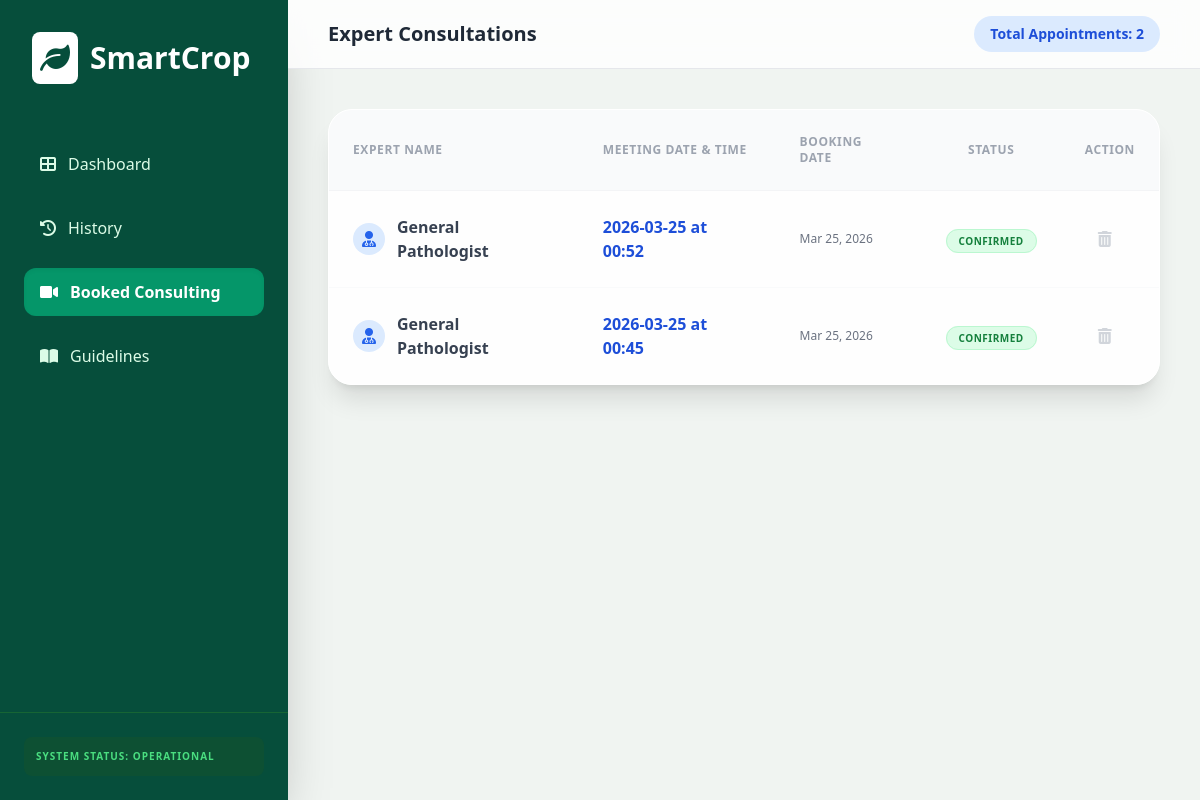
The page /consultations on the database its author committed.
### app.py (models this page shows)
class Consultation(db.Model):
    id = db.Column(db.Integer, primary_key=True)
    expert_name = db.Column(db.String(100), default="General Pathologist")
    scheduled_time = db.Column(db.String(100), nullable=False)
    status = db.Column(db.String(50), default="Confirmed")
    date_booked = db.Column(db.DateTime, default=datetime.now)

### app.py (the view)
@app.route('/consultations')
def consultations():
    all_bookings = Consultation.query.order_by(Consultation.date_booked.desc()).all()
    return render_template('consultations.html', bookings=all_bookings)

### templates/consultations.html (shortened to what this page needs)
<!DOCTYPE html>
<html lang="en">
<head>
    <script src="https://cdn.tailwindcss.com"></script>
    <link rel="stylesheet" href="https://cdnjs.cloudflare.com/ajax/libs/font-awesome/6.0.0/css/all.min.css">
</head>
<body class="bg-[#f0f4f1] font-sans text-gray-900">
    <div class="flex h-screen overflow-hidden">
        <aside class="w-72 bg-[#064e3b] text-white flex flex-col shadow-2xl h-screen">
    <div class="p-8 text-3xl font-extrabold flex items-center gap-3">
        <div class="bg-white p-2 rounded-lg"><i class="fas fa-leaf text-[#064e3b]"></i></div>
        SmartCrop
    </div>
    <nav class="flex-1 px-6 space-y-4 mt-6">
        <a href="{{ url_for('index') }}" class="flex items-center gap-3 px-4 py-3 hover:bg-green-800 rounded-xl transition text-green-100">
            <i class="fas fa-th-large"></i> Dashboard
        </a>
        <a href="{{ url_for('history') }}" class="flex items-center gap-3 px-4 py-3 hover:bg-green-800 rounded-xl transition text-green-100">
            <i class="fas fa-history"></i> History
        </a>
         <a href="{{ url_for('consultations') }}" class="flex items-center gap-3 px-4 py-3 bg-[#059669] rounded-xl shadow-inner font-semibold transition">
                    <i class="fas fa-video"></i> Booked Consulting</a>
        <a href="{{ url_for('guidelines') }}" class="flex items-center gap-3 px-4 py-3 hover:bg-green-800 rounded-xl transition text-green-100">
    <i class="fas fa-book-open"></i> Guidelines
</a>
    </nav>
    <div class="p-6 border-t border-green-800 mt-auto">
        <div class="bg-green-900/50 p-3 rounded-lg text-[10px] uppercase tracking-widest text-green-400 font-bold">
            System Status: Operational
        </div>
    </div>
</aside>
        <main class="flex-1 overflow-y-auto">
            <header class="sticky top-0 z-10 bg-white/80 backdrop-blur-md border-b border-gray-200 p-4 flex justify-between items-center px-10">
                <h1 class="text-xl font-bold text-gray-800">Expert Consultations</h1>
                <div class="text-sm font-semibold text-blue-700 bg-blue-100 px-4 py-2 rounded-full">
                    Total Appointments: {{ bookings|length }}
                </div>
            </header>
            <div class="p-10 max-w-6xl mx-auto">
                <div class="glass-card border border-white rounded-3xl shadow-xl overflow-hidden">
                    <table class="w-full text-left border-collapse">
                        <thead>
                            <tr class="bg-gray-50 border-b border-gray-100">
                                <th class="p-6 text-xs uppercase tracking-wider font-bold text-gray-400">Expert Name</th>
                                <th class="p-6 text-xs uppercase tracking-wider font-bold text-gray-400">Meeting Date & Time</th>
                                <th class="p-6 text-xs uppercase tracking-wider font-bold text-gray-400">Booking Date</th>
                                <th class="p-6 text-xs uppercase tracking-wider font-bold text-gray-400 text-center">Status</th>
                                <th class="p-6 text-xs uppercase tracking-wider font-bold text-gray-400 text-center">Action</th>
                            </tr>
                        </thead>
                        <tbody class="divide-y divide-gray-50">
                            {% for booking in bookings %}
                            <tr class="hover:bg-blue-50/30 transition">
                                <td class="p-6">
                                    <div class="flex items-center gap-3">
                                        <div class="w-8 h-8 rounded-full bg-blue-100 flex items-center justify-center text-blue-600">
                                            <i class="fas fa-user-md"></i>
                                        </div>
                                        <p class="font-bold text-gray-700">{{ booking.expert_name }}</p>
                                    </div>
                                </td>
                                <td class="p-6">
                                    <p class="font-bold text-blue-700">{{ booking.scheduled_time.replace('T', ' at ') }}</p>
                                </td>
                                <td class="p-6">
                                    <p class="text-xs text-gray-500">{{ booking.date_booked.strftime('%b %d, %Y') }}</p>
                                </td>
                                <td class="p-6 text-center">
                                    <span class="px-3 py-1 rounded-full bg-green-100 text-green-700 text-[10px] font-black uppercase tracking-wider border border-green-200">
                                        {{ booking.status }}
                                    </span>
                                </td>
                                <td class="p-6 text-center">
                                    <form action="{{ url_for('delete_consultation', id=booking.id) }}" method="POST" onsubmit="return confirm('Cancel this appointment?');">
                                        <button type="submit" class="w-10 h-10 flex items-center justify-center rounded-xl text-gray-300 hover:bg-red-50 hover:text-red-500 transition-all duration-200">
                                            <i class="fas fa-trash-alt"></i>
                                        </button>
                                    </form>
                                </td>
                            </tr>
                            {% endfor %}
                        </tbody>
                    </table>
                </div>
            </div>
        </main>
    </div>
</body>
</html>

### templates/consultations.html (style rules this page uses)
.glass-card { background: rgba(255, 255, 255, 0.9); backdrop-filter: blur(10px); }

### rows shown on the page
Consultation: expert_name "General Pathologist", scheduled_time.replace "2026-03-25 at 00:52", date_booked "Mar 25, 2026", status "CONFIRMED"
Consultation: expert_name "General Pathologist", scheduled_time.replace "2026-03-25 at 00:45", date_booked "Mar 25, 2026", status "CONFIRMED"

### other values the page prints
{{ bookings|length }} "2"
